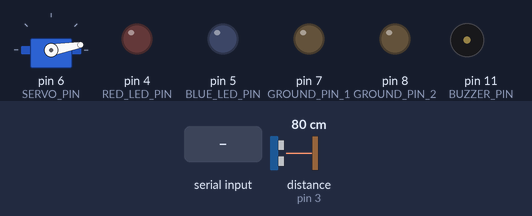
Bench run of a sketch on a simulated Arduino Uno, built with avr-gcc and run on an emulated ATmega328P. Shown: servo, output pins drawn as LEDs (lit = HIGH), buzzer (waves = sounding). Wiring (inferred from the names in the program): ultrasonic range finder: trigger pin 2; echo pin 3. Dashed ring = blinking. The inputs (shaded band) are chosen by the test bench; at power-on: distance to the obstacle (sensor on pin 3) 80 cm. The echo pulse lasts 58.3 µs per cm; pins used as bus, display or sensor lines are not drawn; what the sketch prints to the serial monitor is not drawn.

Above: at 2.7 s.
2.8 s: "2" received over Serial
At 2.9 s:
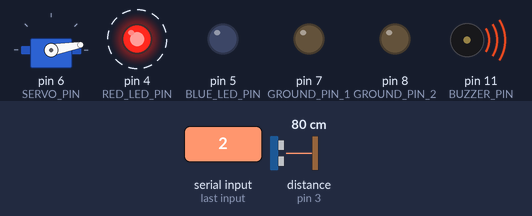
5.8 s: "1" received over Serial
At 5.99 s:
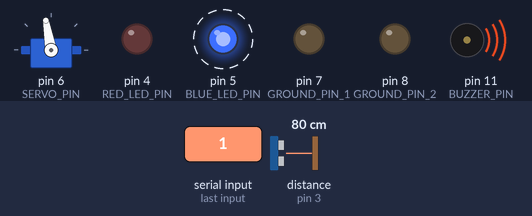
8.8 s: "2" received over Serial
At 8.92 s:
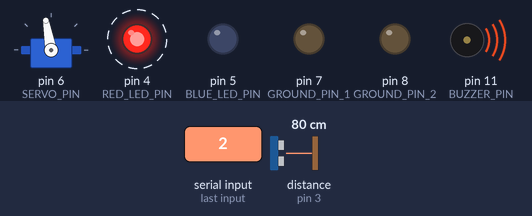
11.8 s: "0" received over Serial
At 12.6 s:
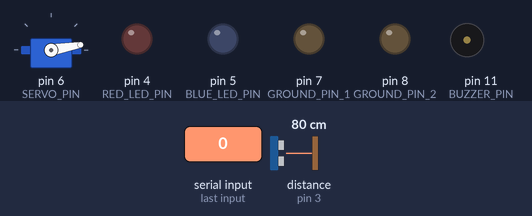
Timing chart, 0 to 14.3 s (numbered marks = the images above; inputs shaded):
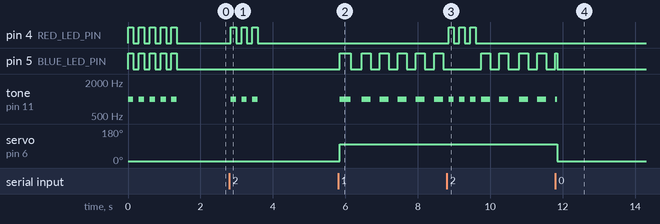

The sketch:

exit_gate.ino
```cpp
#include <Servo.h>
// Pin definitions
#define TRIG_PIN 2
#define ECHO_PIN 3
#define RED_LED_PIN 4
#define BLUE_LED_PIN 5
#define SERVO_PIN 6
#define GROUND_PIN_1 7
#define GROUND_PIN_2 8
#define BUZZER_PIN 11
// Servo object
Servo myServo;
// Function prototypes
void initializeComponents();
void blinkLEDsAndBuzzer(int ledPin1, int ledPin2, int times, int delayMs);
float readDistance();
void handleSerialCommands();
void handleAlarmBlinking();
void stopAlarmBlinking();
// State variables
bool isAlarmActive = false;
unsigned long lastBlinkTime = 0;
bool blinkState = false;
void setup()
{
  Serial.begin(9600);
  pinMode(TRIG_PIN, OUTPUT);
  pinMode(ECHO_PIN, INPUT);
  pinMode(RED_LED_PIN, OUTPUT);
  pinMode(BLUE_LED_PIN, OUTPUT);
  pinMode(BUZZER_PIN, OUTPUT);
  pinMode(GROUND_PIN_1, OUTPUT);
  pinMode(GROUND_PIN_2, OUTPUT);
  digitalWrite(GROUND_PIN_1, LOW);
  digitalWrite(GROUND_PIN_2, LOW);
  initializeComponents();
}
void loop()
{
  handleSerialCommands();
  if (isAlarmActive)
  {
    handleAlarmBlinking(); // Blink blue LED and buzzer
  }
  else
  {
    stopAlarmBlinking(); // Ensure buzzer and LED are off
    // Read distance only when alarm is not active
    float distance = readDistance();
    Serial.println(distance, 2);
  }
  delay(50); // Adjusted delay for smooth operation
}
// ---------------------- Modules ----------------------
void initializeComponents()
{
  myServo.attach(SERVO_PIN);
  myServo.write(10);                                     // Close at 0 degrees
  blinkLEDsAndBuzzer(RED_LED_PIN, BLUE_LED_PIN, 5, 300); // Startup blink
}
void blinkLEDsAndBuzzer(int ledPin1, int ledPin2, int times, int delayMs)
{
  for (int i = 0; i < times; i++)
  {
    if (ledPin1)
      digitalWrite(ledPin1, HIGH);
    if (ledPin2)
      digitalWrite(ledPin2, HIGH);
    tone(BUZZER_PIN, 1000);
    delay(delayMs / 2);
    if (ledPin1)
      digitalWrite(ledPin1, LOW);
    if (ledPin2)
      digitalWrite(ledPin2, LOW);
    noTone(BUZZER_PIN);
    delay(delayMs / 2);
  }
}
float readDistance()
{
  digitalWrite(TRIG_PIN, LOW);
  delayMicroseconds(2);
  digitalWrite(TRIG_PIN, HIGH);
  delayMicroseconds(10);
  digitalWrite(TRIG_PIN, LOW);
  long duration = pulseIn(ECHO_PIN, HIGH, 25000); // Timeout after 25ms
  if (duration == 0)
    return 9999.99;
  return duration * 0.034 / 2;
}
void handleSerialCommands()
{
  if (Serial.available() > 0)
  {
    char cmd = Serial.read();
    if (cmd == '1')
    {
      myServo.write(100);
      isAlarmActive = true;
    }
    else if (cmd == '0')
    {
      myServo.write(10);
      isAlarmActive = false;
    }
    else if (cmd == '2')
    {
      blinkLEDsAndBuzzer(RED_LED_PIN, 0, 3, 300);
    }
  }
}
void handleAlarmBlinking()
{
  unsigned long currentMillis = millis();
  if (currentMillis - lastBlinkTime >= 250)
  {
    lastBlinkTime = currentMillis;
    blinkState = !blinkState;
    digitalWrite(BLUE_LED_PIN, blinkState);
    if (blinkState)
    {
      tone(BUZZER_PIN, 1000);
    }
    else
    {
      noTone(BUZZER_PIN);
    }
  }
}
void stopAlarmBlinking()
{
  digitalWrite(BLUE_LED_PIN, LOW);
  noTone(BUZZER_PIN);
  blinkState = false;
}
```

Measured:
- after the input at 2.8 s, pin 4 (RED_LED_PIN): alternates HIGH for 0.15 s and LOW for 0.15 s, 6 changes in all, then stays LOW, starting at once; tone on pin 11 (BUZZER_PIN): alternates 1000 Hz for 0.15 s and silent for 0.15 s, 6 changes in all, then stays silent, starting at once
- after the input at 5.8 s, pin 5 (BLUE_LED_PIN): alternates HIGH for 0.25 s and LOW for 0.25 s, starting after 0.05 s; tone on pin 11 (BUZZER_PIN): alternates 1000 Hz for 0.25 s and silent for 0.25 s, starting after 0.05 s; servo on pin 6 (SERVO_PIN): 10° → 100° after 0.05 s
- after the input at 8.8 s, pin 4 (RED_LED_PIN): alternates HIGH for 0.15 s and LOW for 0.15 s, 6 changes in all, then stays LOW, starting after 0.05 s
- after the input at 11.8 s, servo on pin 6 (SERVO_PIN): 100° → 10° after 0.05 s
